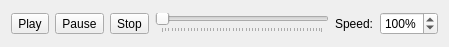
<?xml version="1.0" encoding="UTF-8"?>
<ui version="4.0">
 <class>AnimationControler</class>
 <widget class="QWidget" name="AnimationControler">
  <property name="geometry">
   <rect>
    <x>0</x>
    <y>0</y>
    <width>449</width>
    <height>47</height>
   </rect>
  </property>
  <property name="windowTitle">
   <string>Form</string>
  </property>
  <layout class="QVBoxLayout" name="verticalLayout">
   <item>
    <layout class="QHBoxLayout" name="horizontalLayout">
     <item>
      <widget class="QToolButton" name="toolButtonPlay">
       <property name="toolTip">
        <string>Play</string>
       </property>
       <property name="text">
        <string>Play</string>
       </property>
       <property name="icon">
        <iconset resource="../resources/images/imageviewer/imageviewer.qrc">
         <normaloff>:/imageviewer/player_play.png</normaloff>:/imageviewer/player_play.png</iconset>
       </property>
       <property name="iconSize">
        <size>
         <width>20</width>
         <height>20</height>
        </size>
       </property>
      </widget>
     </item>
     <item>
      <widget class="QToolButton" name="toolButtonPause">
       <property name="toolTip">
        <string>Pause</string>
       </property>
       <property name="text">
        <string>Pause</string>
       </property>
       <property name="icon">
        <iconset resource="../resources/images/imageviewer/imageviewer.qrc">
         <normaloff>:/imageviewer/player_pause.png</normaloff>:/imageviewer/player_pause.png</iconset>
       </property>
       <property name="iconSize">
        <size>
         <width>20</width>
         <height>20</height>
        </size>
       </property>
       <property name="checkable">
        <bool>true</bool>
       </property>
      </widget>
     </item>
     <item>
      <widget class="QToolButton" name="toolButtonStop">
       <property name="toolTip">
        <string>Stop</string>
       </property>
       <property name="text">
        <string>Stop</string>
       </property>
       <property name="icon">
        <iconset resource="../resources/images/imageviewer/imageviewer.qrc">
         <normaloff>:/imageviewer/player_stop.png</normaloff>:/imageviewer/player_stop.png</iconset>
       </property>
       <property name="iconSize">
        <size>
         <width>20</width>
         <height>20</height>
        </size>
       </property>
      </widget>
     </item>
     <item>
      <widget class="QSlider" name="horizontalSliderCurrentFrame">
       <property name="toolTip">
        <string>Current Frame</string>
       </property>
       <property name="orientation">
        <enum>Qt::Horizontal</enum>
       </property>
       <property name="tickPosition">
        <enum>QSlider::TicksBelow</enum>
       </property>
       <property name="tickInterval">
        <number>2</number>
       </property>
      </widget>
     </item>
     <item>
      <widget class="QLabel" name="labelSpeed">
       <property name="text">
        <string>Speed:</string>
       </property>
      </widget>
     </item>
     <item>
      <widget class="QSpinBox" name="spinBoxSpeed">
       <property name="toolTip">
        <string>Speed</string>
       </property>
       <property name="suffix">
        <string>%</string>
       </property>
       <property name="minimum">
        <number>1</number>
       </property>
       <property name="maximum">
        <number>999</number>
       </property>
       <property name="value">
        <number>100</number>
       </property>
      </widget>
     </item>
    </layout>
   </item>
  </layout>
 </widget>
 <resources>
  <include location="../resources/images/imageviewer/imageviewer.qrc"/>
 </resources>
 <connections/>
</ui>
